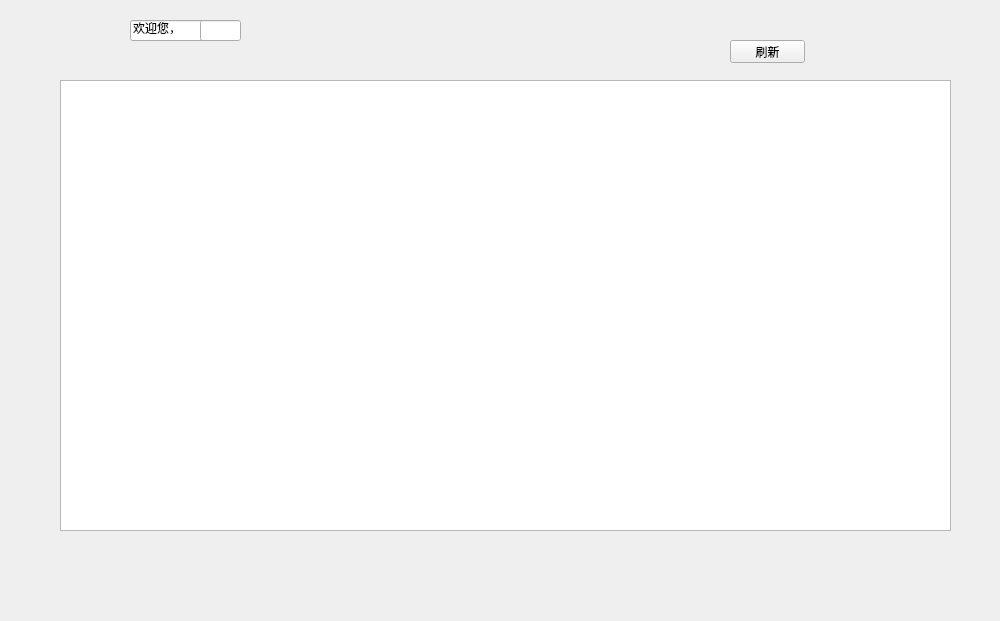
<?xml version="1.0" encoding="UTF-8"?>
<ui version="4.0">
 <class>Timetable</class>
 <widget class="QWidget" name="Timetable">
  <property name="geometry">
   <rect>
    <x>0</x>
    <y>0</y>
    <width>1000</width>
    <height>621</height>
   </rect>
  </property>
  <property name="windowTitle">
   <string>Form</string>
  </property>
  <widget class="QTableView" name="tableView">
   <property name="geometry">
    <rect>
     <x>60</x>
     <y>80</y>
     <width>891</width>
     <height>451</height>
    </rect>
   </property>
  </widget>
  <widget class="QLineEdit" name="welcome">
   <property name="geometry">
    <rect>
     <x>130</x>
     <y>20</y>
     <width>81</width>
     <height>21</height>
    </rect>
   </property>
   <property name="text">
    <string>欢迎您，</string>
   </property>
  </widget>
  <widget class="QLineEdit" name="usernameLine">
   <property name="geometry">
    <rect>
     <x>200</x>
     <y>20</y>
     <width>41</width>
     <height>21</height>
    </rect>
   </property>
  </widget>
  <widget class="QPushButton" name="refresh">
   <property name="geometry">
    <rect>
     <x>730</x>
     <y>40</y>
     <width>75</width>
     <height>23</height>
    </rect>
   </property>
   <property name="text">
    <string>刷新</string>
   </property>
  </widget>
 </widget>
 <resources/>
 <connections/>
</ui>
